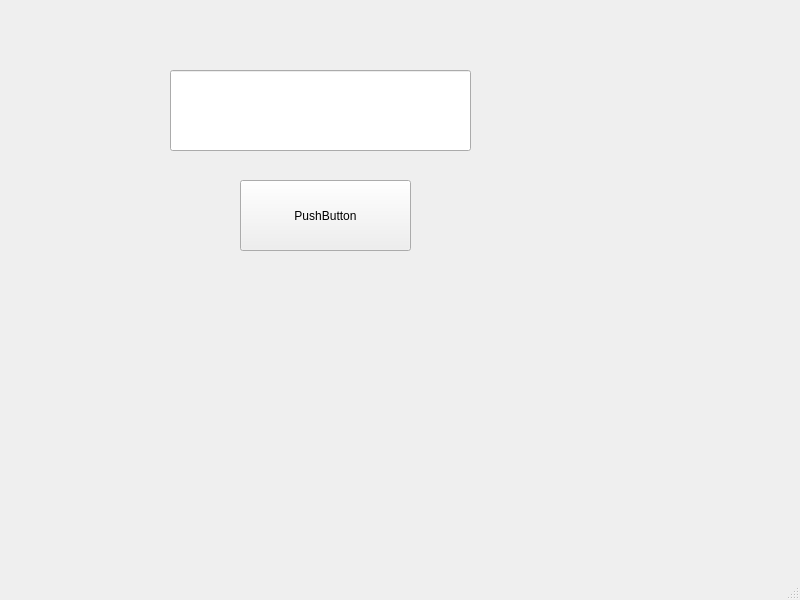
<?xml version="1.0" encoding="UTF-8"?>
<ui version="4.0">
 <class>page3</class>
 <widget class="QMainWindow" name="page3">
  <property name="geometry">
   <rect>
    <x>0</x>
    <y>0</y>
    <width>800</width>
    <height>600</height>
   </rect>
  </property>
  <property name="windowTitle">
   <string>MainWindow</string>
  </property>
  <widget class="QWidget" name="centralwidget">
   <widget class="QLineEdit" name="lineEdit">
    <property name="geometry">
     <rect>
      <x>170</x>
      <y>70</y>
      <width>301</width>
      <height>81</height>
     </rect>
    </property>
   </widget>
   <widget class="QPushButton" name="pushButton">
    <property name="geometry">
     <rect>
      <x>240</x>
      <y>180</y>
      <width>171</width>
      <height>71</height>
     </rect>
    </property>
    <property name="text">
     <string>PushButton</string>
    </property>
   </widget>
  </widget>
  <widget class="QMenuBar" name="menubar">
   <property name="geometry">
    <rect>
     <x>0</x>
     <y>0</y>
     <width>800</width>
     <height>21</height>
    </rect>
   </property>
  </widget>
  <widget class="QStatusBar" name="statusbar"/>
 </widget>
 <resources/>
 <connections/>
</ui>
